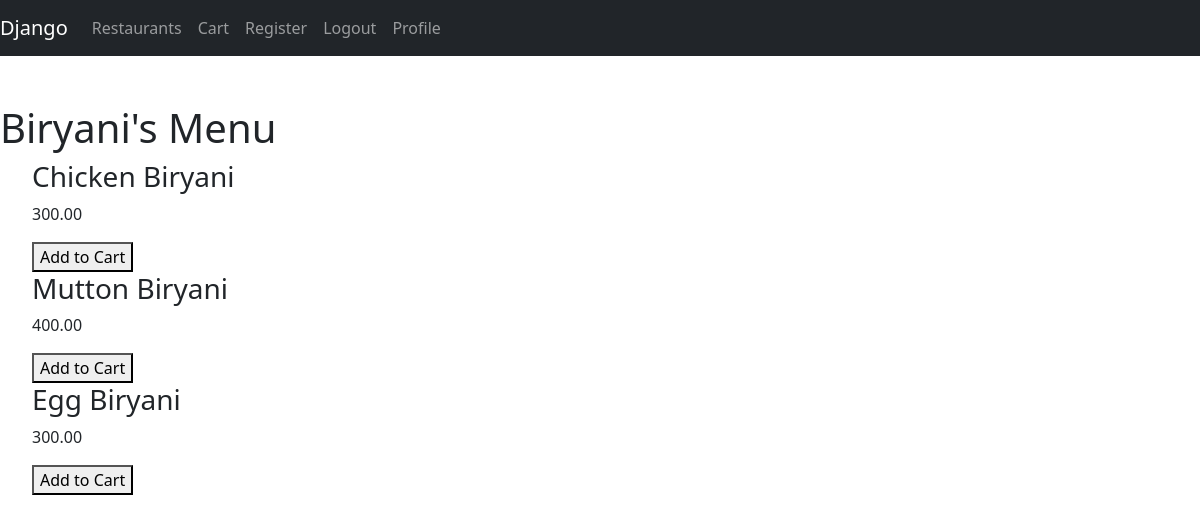
The page /restaurant/1/ (signed in) on the database its author committed.
### swiggy/models.py (models this page shows, shortened)
class Restaurant(models.Model):
    name=models.CharField(max_length=200)
    city=models.CharField(max_length=200)
    description=models.CharField(max_length=1000)
    status=models.BooleanField(default=True)

class Menu(models.Model):
    restaurant=models.ForeignKey(Restaurant,on_delete=models.CASCADE)
    dish_name=models.CharField(max_length=200)
    price = models.DecimalField(max_digits=6, decimal_places=2)
    time_taken=models.IntegerField(default=0)

### swiggy/views.py (the view)
# urls.py: path('restaurant/<int:restaurant_id>/', views.restaurant_menu, name='restaurant_menu'),
@login_required(login_url='signin')
def restaurant_menu(request, restaurant_id):
    restaurant = Restaurant.objects.get(id=restaurant_id)
    menu_items = Menu.objects.filter(restaurant=restaurant)
    context = {'restaurant': restaurant, 'menu_items': menu_items}
    return render(request, 'menu.html', context)

### templates/menu.html (shortened to what this page needs)
{% extends 'home.html' %}
{% block content%}
<h1>{{ restaurant.name }}'s Menu</h1>
<ul>
  {% for item in menu_items %}
  <div>
    <h3>{{ item.dish_name }}</h3>
    <p>{{ item.price }}</p>
    <form action="{% url 'add_to_cart' restaurant_id=item.restaurant.id menuitem_id=item.id %}" method="post">
      <button type="submit">Add to Cart</button>
    </form>
  </div>
{% endfor %}
</ul>
{% endblock%}

### rows shown on the page
Restaurant: name "Biryani"
Menu: dish_name "Chicken Biryani", price "300.00"
Menu: dish_name "Mutton Biryani", price "400.00"
Menu: dish_name "Egg Biryani", price "300.00"
